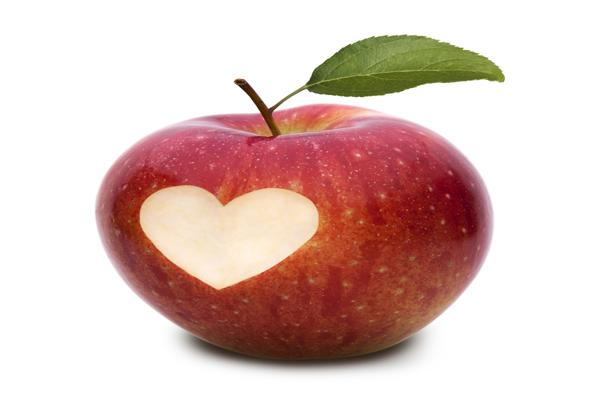
#> input picture supplier-data/images/001.jpeg, 600 x 400 px, found by its file name; its folder holds 3 pictures in this run
$ python opt_icons.py
#> lines starting #> are read from the running program, lines starting #| are printed output that depends on the picture
#!/usr/bin/env python
import os
from PIL import Image
# print(os.listdir("./images"))
file_list = os.listdir("./images")
for num, file in enumerate(file_list):
    im = Image.open("./images/"+file)
#> im is the input picture: PIL image 600x400 RGB; mean R, G, B 220.6, 194, 188.5
    if im.mode in ("RGBA", "P", "LA"):
        im = im.convert("RGB")
    nm = file.split(".")[0]
    # print(nm)
    im.rotate(90).resize((128,128)).save("./opt_icons/"+nm+".jpeg", format="JPEG")
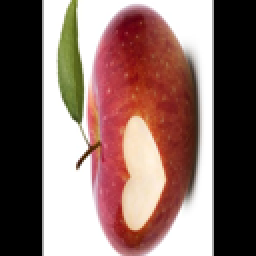
#> saved as 001.jpeg: PIL image 128x128 RGB (shown 2 times larger); mean R, G, B 135.6, 109, 103.6
#> pass 2 of the loop `for num, file in enumerate(file_list):`:
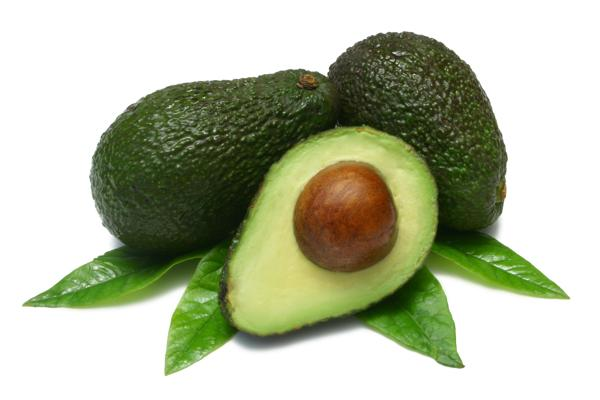
#> input picture supplier-data/images/002.jpeg, 600 x 400 px, found by its file name
#> im is the input picture: PIL image 600x400 RGB; mean R, G, B 181.8, 187.8, 163
#> `im.rotate(90).resize((128,128)).save("./opt_icons/"+nm+".jpeg", format..`:
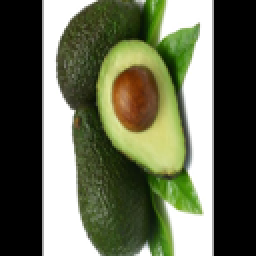
#> saved as 002.jpeg: PIL image 128x128 RGB (shown 2 times larger); mean R, G, B 100, 105.1, 82
#> pass 3 of the loop `for num, file in enumerate(file_list):`:
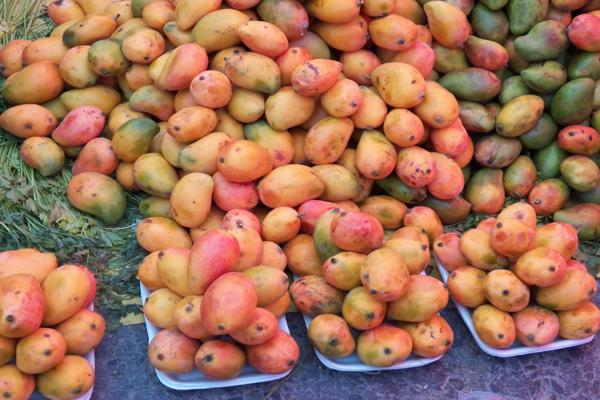
#> input picture supplier-data/images/003.jpeg, 600 x 400 px, found by its file name
#> im is the input picture: PIL image 600x400 RGB; mean R, G, B 162.5, 112.7, 88.7
#> `im.rotate(90).resize((128,128)).save("./opt_icons/"+nm+".jpeg", format..`:
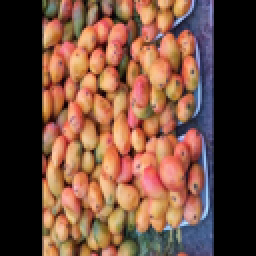
#> saved as 003.jpeg: PIL image 128x128 RGB (shown 2 times larger); mean R, G, B 112.4, 76.2, 60

#> (the run stopped early here; a loop or call above may not have finished)
